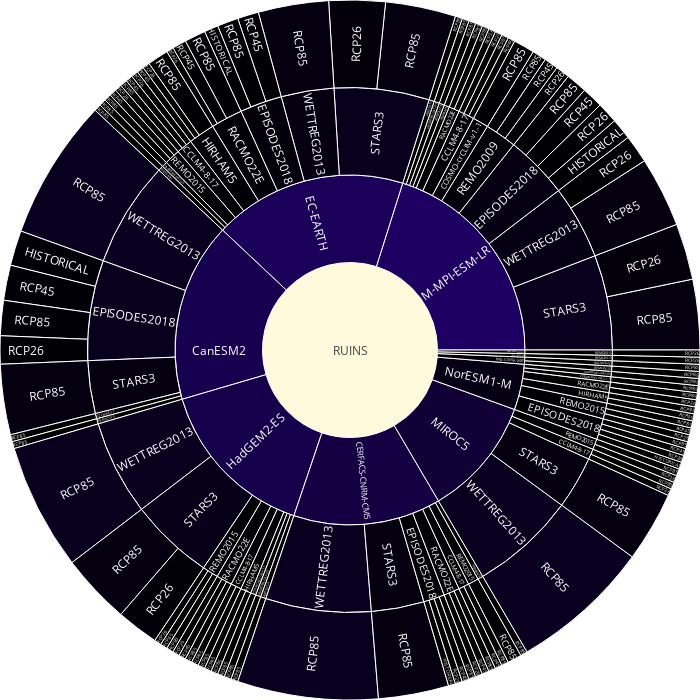

Notebook source saved alongside this figure:
### Markdown cell above
## TEST

This is for testing purposes only: This is a clone of the new `ruins.plotting.sunburst` function

### Code cell
df = pd.read_csv('../data/cordex_overview.csv')
ids = df.ids.values
labels = df.labels.values
parents = df.parents.values
values = df['values'].values
customdata = list(zip(df.customdata1.values, df.customdata2.values))

fig = go.Figure()

fig.add_trace(go.Sunburst(
    ids=ids,
    labels=labels,
    parents=parents,
    values=values,
    branchvalues='total',
    insidetextorientation='radial',
    #hoverinfo='label+percent root+percent parent+value',
    maxdepth=4,
    customdata=customdata,
    hovertemplate='<b>Name</b>: %{label}<br><b>Total</b>: %{value}<br><br>%{customdata[0]}<br>%{customdata[1]}',
    name='',
    marker=dict(colorscale='Electric')
))
fig.update_layout(margin=dict(t=0, l=0, r=0, b=0),  width=700, height=700)
fig

### Figure 1 — Plotly figure (JSON) as saved in the notebook; plotly's stock layout.template omitted (floating-point values rounded to 4 significant figures; data arrays with more than 128 entries replaced by an {"elided": "..."} marker saying what was removed)
{"data": [{"branchvalues": "total", "customdata": {"elided": "167x2 str values"}, "hovertemplate": "<b>Name</b>: %{label}<br><b>Total</b>: %{value}<br><br>%{customdata[0]}<br>%{customdata[1]}", "ids": {"elided": "167 str values"}, "insidetextorientation": "radial", "labels": {"elided": "167 str values"}, "marker": {"colorscale": [[0, "rgb(0,0,0)"], [0.2, "rgb(30,0,100)"], [0.4, "rgb(120,0,100)"], [0.6, "rgb(160,90,0)"], [0.8, "rgb(230,200,0)"], [1, "rgb(255,250,220)"]]}, "maxdepth": 4, "name": "", "parents": {"elided": "167 str values"}, "type": "sunburst", "values": {"elided": "167 int values"}}], "layout": {"height": 700, "margin": {"b": 0, "l": 0, "r": 0, "t": 0}, "width": 700}}
